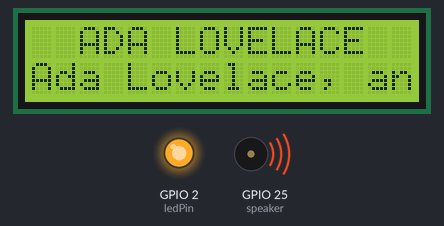
The program below on a simulated ESP32 board running MicroPython. Shown: 16×2 character LCD, output pins drawn as LEDs (lit = HIGH), buzzer (waves = sounding). Random numbers come from a fixed seed; threads take turns every 2 ms.

Above: at 1.75 s.
At 10.2 s:
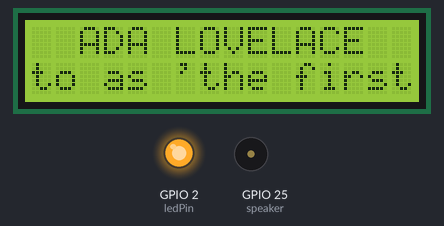
At 20.3 s:
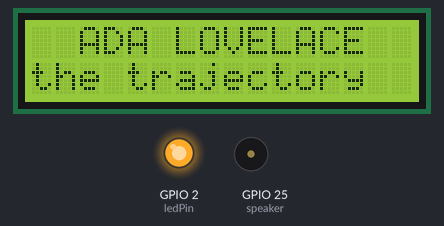
At 38.4 s:
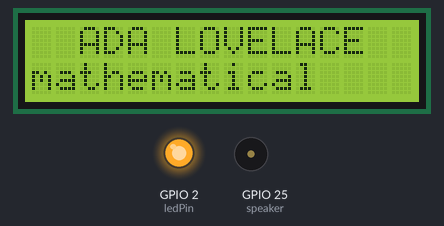
Timing chart, 0 to 39.9 s (numbered marks = the images above):
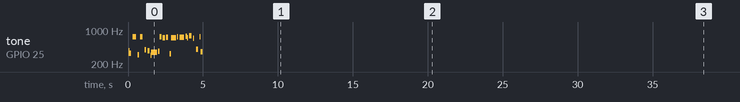

Measured:
- by itself, tone on GPIO 25 (speaker): plays 372 Hz for 0.01 s, 332 Hz for 0.16 s, 730 Hz for 0.21 s, 312 Hz for 0.13 s, 725 Hz for 0.17 s, 389 Hz for 0.10 s … (24 notes in this stretch)
- what the display in image 1 shows lasts 2.0 s, from 10.2 s to 12.2 s

The program:

ada_vfinal.py
```python
# This file is executed on every boot (including wake-boot from deepsleep)

# "Computing History - Ada" by Silvia Binda, 2024

import machine
import time
from machine import Pin, SoftI2C, PWM
from i2c_lcd import I2cLcd
import _thread
import urandom  # Import the urandom module for randomness

# Setup
ledPin = Pin(2, Pin.OUT)
ledPin.value(1)  # Turn the blue LED on
SPEAKER_PIN = 25
speaker = PWM(Pin(SPEAKER_PIN), freq=440, duty=0)

# I2C and LCD setup
I2C_ADDR = 0x27
totalColumns = 16
i2c = SoftI2C(scl=Pin(22), sda=Pin(21))
lcd = I2cLcd(i2c, I2C_ADDR, 2, totalColumns)

# Constants
title = "  ADA LOVELACE"
ada_born = 1815
ada_died = 1852
my_message = ("Ada Lovelace, an English mathematician and writer, is often referred to as "
              "'the first programmer' because she helped revolutionize the trajectory of "
              "the computer industry. She is considered the first person to recognize "
              "that computers had a much larger potential than mathematical calculation. "
              "In 1979, a computer language called 'Ada', made on behalf of the U.S. "
              "Department of Defense, was even named after her. (source: https://mit.edu)")

def pad_string(text, width):
    return text + ' ' * (width - len(text))


def scale_frequency(year):
    # Scale the year to a more audible frequency range
    return int((year - 1800) * 10 + 200)  # Example scaling

def play_melody():
    base_freqs = [scale_frequency(ada_born), scale_frequency(ada_died)]
    start_time = time.ticks_ms()
    while time.ticks_diff(time.ticks_ms(), start_time) < 5000:  # Play for about 5 seconds
        freq = urandom.choice(base_freqs) + urandom.randint(-50, 50)  # Add some random variation
        dur = urandom.randint(100, 500)  # Duration between 100 ms and 500 ms
        speaker.freq(freq)
        speaker.duty(512)
        time.sleep_ms(dur)
        speaker.duty(0)
        time.sleep_ms(urandom.randint(50, 150))  # Random pause between notes
    # Consider not deinitializing if this will be called repeatedly
    # speaker.deinit()


def display_message_segments():
    lcd.putstr(title)
    words = my_message.split()
    line = ""
    index = 0
    first_run = True

    while True:
        if first_run:
            _thread.start_new_thread(play_melody, ())
            first_run = False

        if index < len(words):
            next_word = words[index]
            if len(line) + len(next_word) + 1 <= totalColumns:
                line += " " + next_word if line else next_word
            else:
                lcd.move_to(0, 1)
                lcd.putstr(pad_string(line, totalColumns))
                time.sleep(2)
                line = next_word
            index += 1
        else:
            if line:
                lcd.move_to(0, 1)
                lcd.putstr(pad_string(line, totalColumns))
                time.sleep(2)
            line = ""
            index = 0
            time.sleep(1)
            _thread.start_new_thread(play_melody, ())  # Restart melody

# Main execution
try:
    _thread.start_new_thread(play_melody, ())  # Start melody in a separate thread
    display_message_segments()
except Exception as e:
    print("Error:", e)
```
